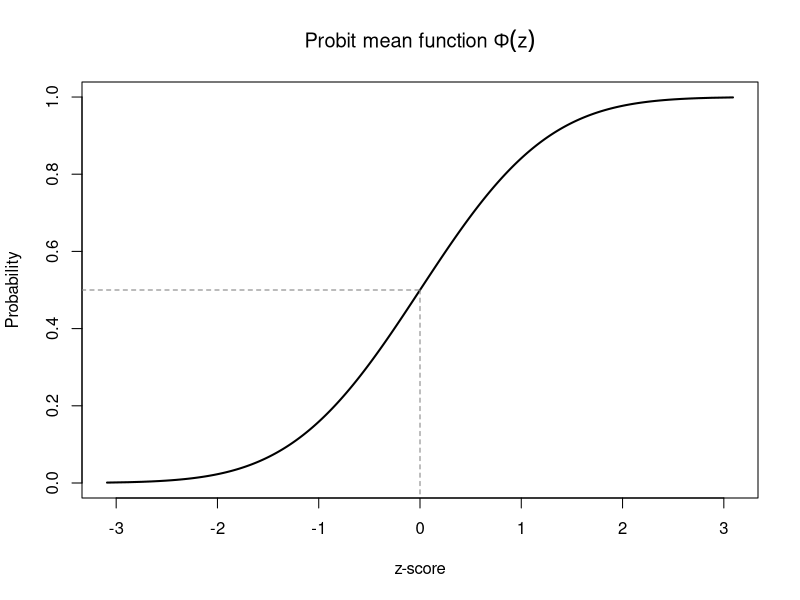
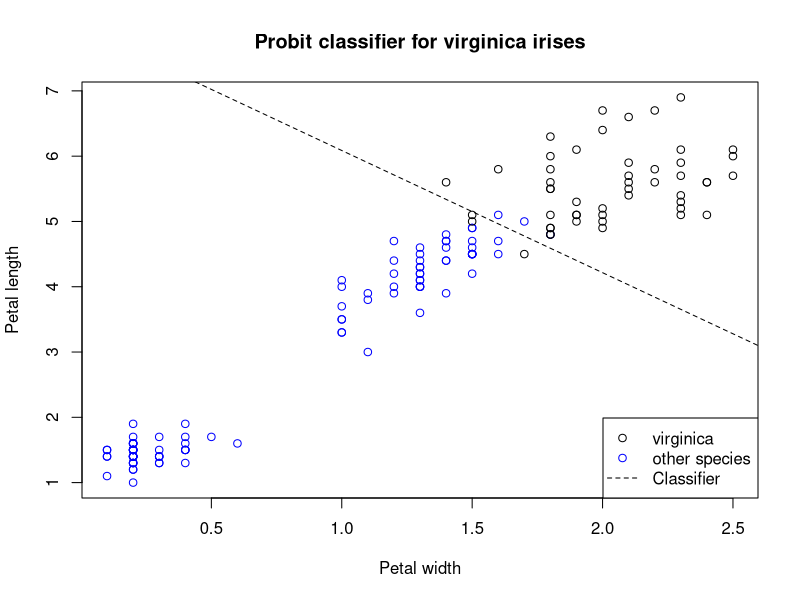

The R script that drew these images, in order:
## ---- chunk 1
#| code-fold: true
#| fig-cap: 'S-shaped curve of the probit mean function'
plot(y=seq(0.001,.999,0.001),
     x=qnorm(seq(0.001,.999,0.001)),
     main=expression(paste('Probit mean function ',Phi(z))),
     ylab='Probability', xlab='z-score',type='l',lwd=2)
segments(x0=0,y0=-1,y1=0.5,lty=2,col='grey50')
segments(y0=0.5,x0=-4,x1=0,lty=2,col='grey50')
## ---- chunk 2
#| code-fold: true
#| fig-cap: 'Classification boundary for probit regression'
#probit regression example
iris.probit <- suppressWarnings(glm(I(Species=='virginica')~Petal.Width+Petal.Length,data=iris,family=binomial(link='probit')))
plot(iris$Petal.Width,iris$Petal.Length,col=rep(c('#0000ff','black'),times=c(100,50)),
     main='Probit classifier for virginica irises',xlab='Petal width',ylab='Petal length')
abline(a=-iris.probit$coefficients[1]/iris.probit$coefficients[3],
       b=-iris.probit$coefficients[2]/iris.probit$coefficients[3],lty=2)
legend(x='bottomright',legend=c('virginica','other species','Classifier'),
       col=c('black','#0000ff','black'),pch=c(1,1,NA),lty=c(NA,NA,2))
